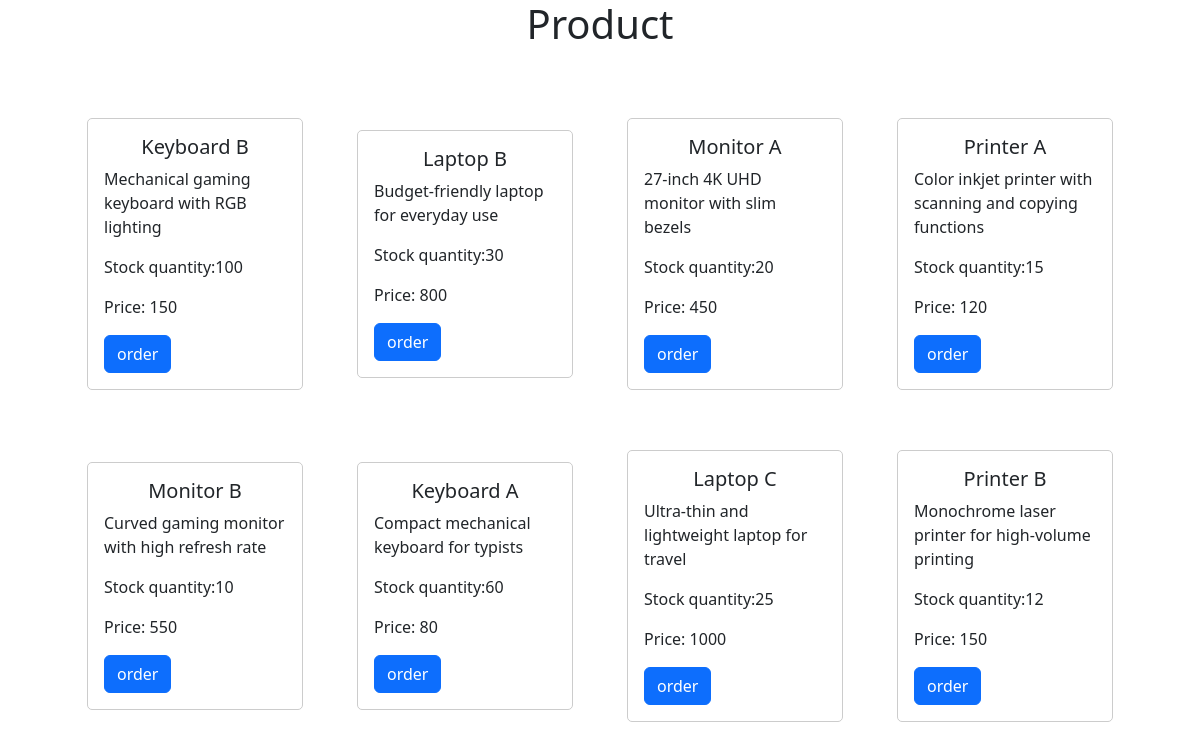
The app's page /product (signed in), older data.
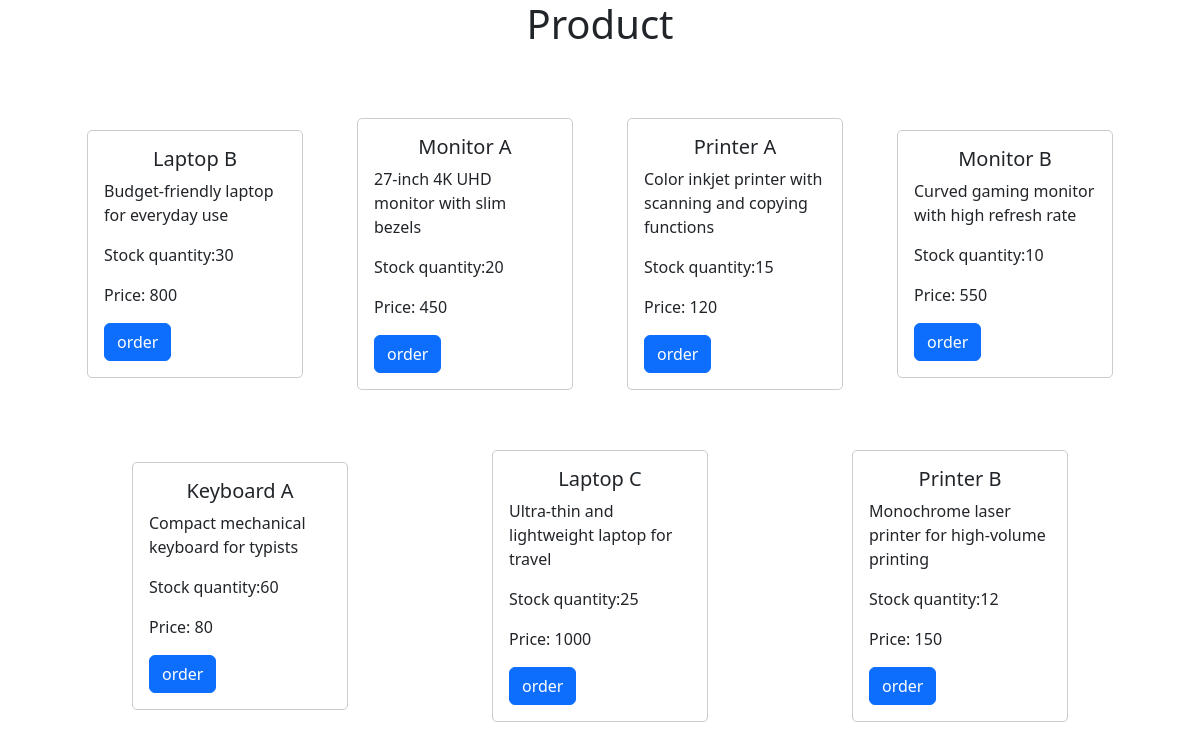
The same page, newer data.
### tables this page shows
CREATE TABLE Products (
    product_id INTEGER PRIMARY KEY AUTOINCREMENT,
    type_id INTEGER,
    product_name TEXT NOT NULL,
    description TEXT,
    price DECIMAL NOT NULL,
    stock_quantity INTEGER NOT NULL, created_at TIMESTAMP DEFAULT CURRENT_TIMESTAMP, img TEXT defualt 'default.jpp', sold TEXT NOT NULL DEFAULT 'False',
    FOREIGN KEY (type_id) REFERENCES Types(type_id)
);

### app.py (the view)
@app.route("/product", methods =["POST", "GET"])
def product():
    role = 'Customer'
    if session["user_id"]:
        rows = db.execute("SELECT * FROM Users WHERE user_id = ?", session["user_id"])
        role = rows[0]["role"]
    if request.method == 'POST':
        products = db.execute("select * from Products where type_id = (select type_id from Types where type_name = ?) and sold = ? ORDER BY created_at DESC limit 32", request.form.get("id"), 'False' )
        return render_template("product.html", products = products, role=role)
    products = db.execute("select * from Products where sold = ? ORDER BY created_at DESC limit 32 ", 'False')
    return render_template("product.html", products = products, role=role)

### templates/product.html (shortened to what this page needs)
<!DOCTYPE html>
<html lang="en">
<head>
    <link href="https://cdn.jsdelivr.net/npm/bootstrap@5.3.2/dist/css/bootstrap.min.css" rel="stylesheet">
    <link rel="stylesheet" href="{{ url_for('static', filename='style.css') }}">
</head>
<body>
<section id="trend" >
  <h1 style="text-align: center;">Product</h1>
  <div class="container-flexs">
    {% for product in products %}
  <div class="card item-flexs" >
    <div class="card-body">
      <h5 class="card-title">{{ product['product_name']}}</h5>
      <p class="card-text">{{ product['description'] }}</p>
      <p class="card-text">Stock quantity:{{ product['stock_quantity'] }}</p>
      <p class="card-text">Price: {{ product['price'] }}</p>
      {% if role == 'Supplier' %}
      <form action="/remove" method="post">
        <input type="text" name = "id" hidden value="{{product['product_id']}}">
        <button type="submit" class="btn btn-warning">Remove</button>
      </form>
      {% elif role == 'Customer' %}
      <button class="btn btn-primary float-right">order</button>
      {% endif %}
    </div>
  </div>
  {% endfor %}
  </div>
</section>
</body>
</html>

Row changes from the older to the newer data that the page shows:
no longer on this page (row edited): Products: product_name "Keyboard B", description "Mechanical gaming keyboard with RGB lighting", stock_quantity "100", price "150"
